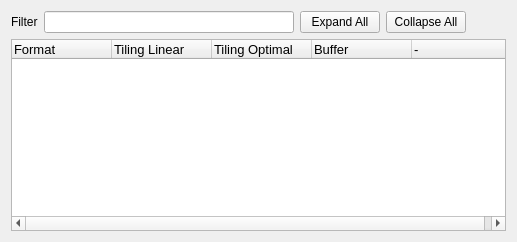
            <widget class="QWidget" name="tab_11">
             <attribute name="title">
              <string>General</string>
             </attribute>
             <layout class="QVBoxLayout" name="verticalLayout_32">
              <item>
               <layout class="QVBoxLayout" name="verticalLayout_21">
                <item>
                 <layout class="QHBoxLayout" name="horizontalLayout_3">
                  <item>
                   <widget class="QLabel" name="label_4">
                    <property name="text">
                     <string>Filter</string>
                    </property>
                   </widget>
                  </item>
                  <item>
                   <widget class="QLineEdit" name="formatFilter">
                    <property name="minimumSize">
                     <size>
                      <width>250</width>
                      <height>0</height>
                     </size>
                    </property>
                    <property name="maximumSize">
                     <size>
                      <width>200</width>
                      <height>16777215</height>
                     </size>
                    </property>
                   </widget>
                  </item>
                  <item>
                   <widget class="QPushButton" name="expandAllBtn">
                    <property name="text">
                     <string>Expand All</string>
                    </property>
                   </widget>
                  </item>
                  <item>
                   <widget class="QPushButton" name="collapseAllBtn">
                    <property name="text">
                     <string>Collapse All</string>
                    </property>
                   </widget>
                  </item>
                  <item>
                   <spacer name="horizontalSpacer_4">
                    <property name="orientation">
                     <enum>Qt::Horizontal</enum>
                    </property>
                    <property name="sizeHint" stdset="0">
                     <size>
                      <width>40</width>
                      <height>20</height>
                     </size>
                    </property>
                   </spacer>
                  </item>
                 </layout>
                </item>
                <item>
                 <layout class="QVBoxLayout" name="verticalLayout_20">
                  <item>
                   <widget class="QTreeWidget" name="formatsWidget">
                    <property name="font">
                     <font>
                      <pointsize>10</pointsize>
                     </font>
                    </property>
                    <property name="alternatingRowColors">
                     <bool>true</bool>
                    </property>
                    <attribute name="headerStretchLastSection">
                     <bool>true</bool>
                    </attribute>
                    <column>
                     <property name="text">
                      <string>Format</string>
                     </property>
                    </column>
                    <column>
                     <property name="text">
                      <string>Tiling Linear</string>
                     </property>
                    </column>
                    <column>
                     <property name="text">
                      <string>Tiling Optimal</string>
                     </property>
                    </column>
                    <column>
                     <property name="text">
                      <string>Buffer</string>
                     </property>
                    </column>
                    <column>
                     <property name="text">
                      <string>-</string>
                     </property>
                     <property name="background">
                      <color alpha="0">
                       <red>0</red>
                       <green>0</green>
                       <blue>0</blue>
                      </color>
                     </property>
                     <property name="foreground">
                      <brush brushstyle="NoBrush">
                       <color alpha="0">
                        <red>0</red>
                        <green>0</green>
                        <blue>0</blue>
                       </color>
                      </brush>
                     </property>
                    </column>
                   </widget>
                  </item>
                 </layout>
                </item>
               </layout>
              </item>
             </layout>
            </widget>
